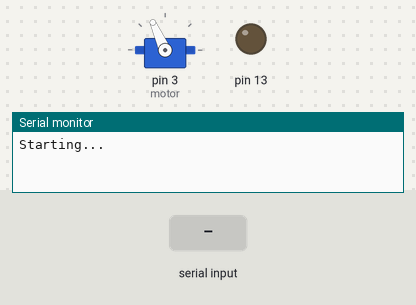
Simulated run of this sketch. Board: Arduino Uno, built with avr-gcc and run on an emulated ATmega328P. On the bench: servo, output pins drawn as LEDs (lit = HIGH), the last lines printed to the serial monitor. The inputs (shaded band) are chosen by the test bench.

Above: at 4.2 s.
4.3 s: "90,45\n" received over Serial
At 5.6 s:
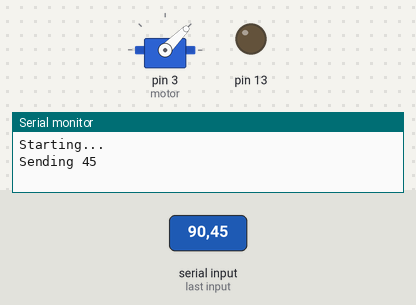
7.3 s: "1,90\n" received over Serial
At 8.0 s:
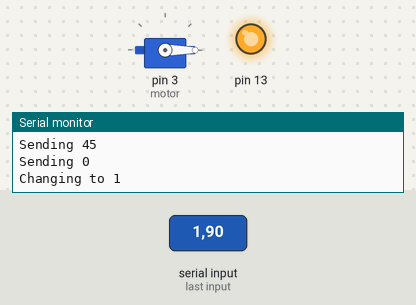
8.8 s: "30,150\n" received over Serial
At 9.6 s:
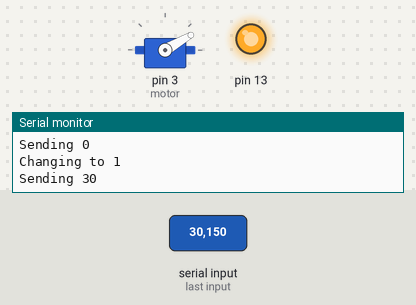
11.3 s: "30,150\n" received over Serial
At 12.3 s:
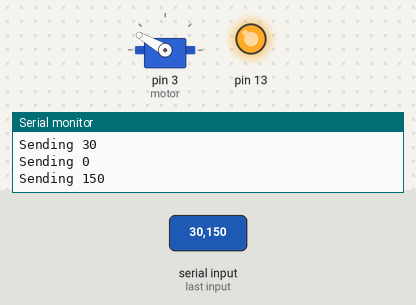
14.3 s: "90,45\n" received over Serial
At 15.6 s:
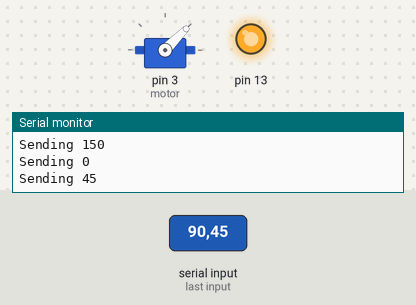
17.3 s: "1\n" received over Serial
At 18.7 s:
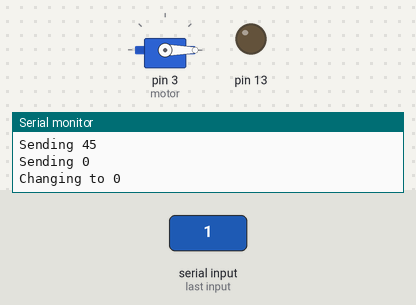
Timing chart, 0 to 20.3 s (numbered marks = the images above; inputs shaded):
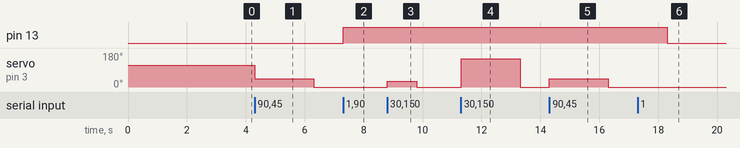

The sketch:

_140517_MultipleSerial_Input.ino
```cpp
/*
main objective: be able to serially input a number / combo,
and be able to control different parameters of micro-p.

example: either rotate servo or change LED blink rate

UDPATE: success

*/

#include <Servo.h>
Servo motor;


void setup(){
Serial.begin(9600);
delay(3000);
Serial.println("Starting...");

pinMode(13,OUTPUT);
motor.attach(3);
motor.write(114);


} //setup

void loop(){

while(Serial.available()>0){
	int a=Serial.parseInt();
	int b=Serial.parseInt();
	if(a==1){
		if(b==0) b=LOW;
		else b=HIGH;
		Serial.print("Changing to ");
		Serial.println(b);
		digitalWrite(13,b);

	}// a=1
	else {
		b=constrain(b,0,180);
		Serial.print("Sending ");
		Serial.println(b);
		motor.write(b);
	}// other cases
}//while have serial input

delay(10);
}//main loop
```

Measured:
- after the input at 4.3 s, servo on pin 3 (motor): 114° → 45° at once, → 0° 2.0 s later
- after the input at 7.3 s, pin 13: LOW → HIGH at once
- after the input at 8.8 s, servo on pin 3 (motor): 0° → 30° at once, → 0° 1.0 s later
- after the input at 11.3 s, servo on pin 3 (motor): 0° → 150° at once, → 0° 2.0 s later
- after the input at 14.3 s, servo on pin 3 (motor): 0° → 45° at once, → 0° 2.0 s later
- after the input at 17.3 s, pin 13: HIGH → LOW after 1.0 s
